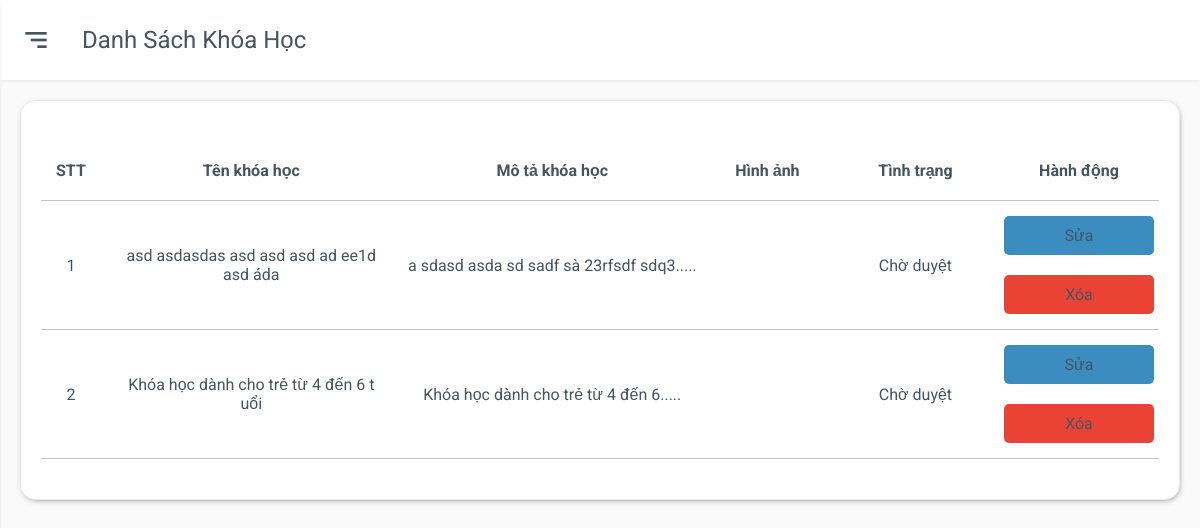
Page /admin/listcourse.php (signed in) on the earlier database version.
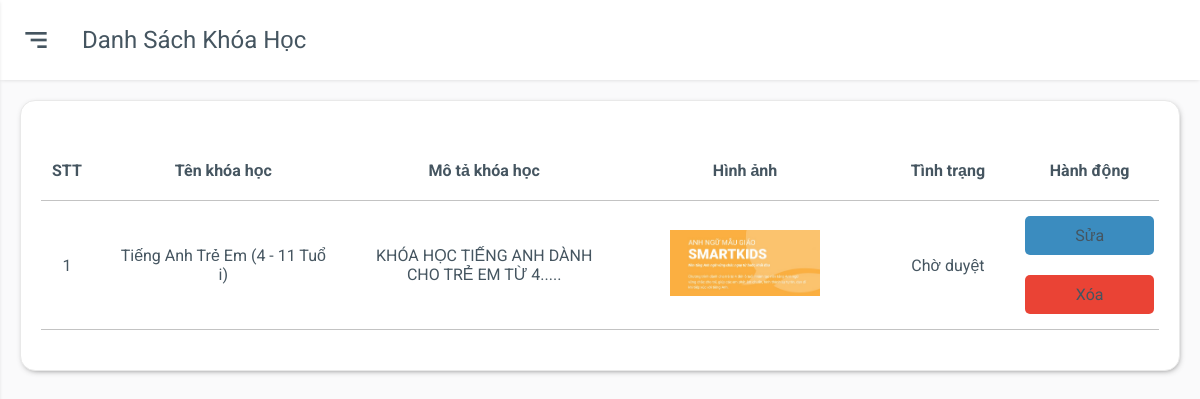
Same page on the later database version.
### tables this page shows
CREATE TABLE `tbl_courses` (
  `coursesId` int(11) NOT NULL,
  `coursesName` varchar(255) NOT NULL,
  `coursesDesc` varchar(255) NOT NULL,
  `coursesImage` varchar(255) NOT NULL,
  `coursesStatus` bit(1) NOT NULL
);

### lib/database.php (called while the page is built, shortened)
<?php
Class Database{
   public $host   = DB_HOST;
   public $user   = DB_USER;
   public $pass   = DB_PASS;
   public $dbname = DB_NAME;
   public $link;
private function connectDB(){
   $this->link = new mysqli($this->host, $this->user, $this->pass,$this->dbname);
  mysqli_set_charset($this->link,"utf8");
 }
public function select($query){
  $result = $this->link->query($query) or
   die($this->link->error.__LINE__);
  if($result->num_rows > 0){
    return $result;
  } else {
    return false;
  }
 }
}
?>

### classes/courses.php (called while the page is built, shortened)
<?php
    $filepath = realpath(dirname(__FILE__));
    include_once ($filepath.'/../lib/database.php');
    include_once ($filepath.'/../helpers/format.php');
?>
<?php
 class courses
 {
     private $db;
     public function __construct()
     {
        $this->db = new Database();
     }
     public function show_courses(){
         $query = "SELECT * FROM tbl_courses ORDER BY coursesID DESC" ;
         $result = $this->db->select($query);
         return $result;
     }
 }
?>

### helpers/format.php (called while the page is built, shortened)
<?php
class Format{
 public function textShorten($text, $limit = 400){
    $text = $text. " ";
    $text = substr($text, 0, $limit);
    $text = substr($text, 0, strrpos($text, ' '));
    $text = $text.".....";
    return $text;
 }
}
?>

### admin/listcourse.php (the view, shortened to what this page needs)
<?php
    $title = "Danh sách khóa học";
    include './inc/sidebar.php';
    include '../classes/courses.php';
    include_once '../helpers/format.php';
?>
<?php
    $courses = new courses();
    $fm = new Format();
?>
<div class="main">
    <div class="main-header">
        <div class="mobile-toggle" id="mobile-toggle">
            <i class='bx bx-menu-alt-right'></i>
        </div>
        <div class="main-title">
            <?php
            echo $title;
            ?>
        </div>
    </div>
    <div class="main-content">
        <div class="row">
            <div class="col-12">
                <div class="box">
                    <div class="box-body overflow-scroll">
                        <table>
                            <thead>
                                <tr class="box-item">
                                    <th>STT</th>
                                    <th>Tên khóa học</th>
                                    <th>Mô tả khóa học</th>
                                    <th>Hình ảnh</th>
                                    <th>Tình trạng</th>
                                    <th>Hành động</th>
                                </tr>
                            </thead>
                            <tbody>
                                <?php
                                    $show_courses = $courses->show_courses();
                                    if(isset($show_courses))
                                    {
                                        $i = 0;
                                        while($result = $show_courses->fetch_assoc()){
                                            $i++;
                                ?>
                                <tr class="box-item">
                                    <td>
                                        <?php echo $i?>
                                    </td>
                                    <td>
                                        <a href="editcourse.php?coursesId=<?php echo $result['coursesId']?>">
                                            <?php echo $result['coursesName']; ?>
                                        </a>
                                    </td>
                                    <td>
                                        <?php echo $fm->textShorten($result['coursesDesc'], 50); ?>
                                    </td>
                                    <td class="box-image">
                                        <img src="../uploads/<?php echo $result['coursesImage']; ?>" alt="">
                                    </td>
                                    <td>
                                        <?php
                                            if($result['coursesStatus'] == 0)
                                            {
                                                echo ' <div class="payment-status payment-pending">
                                                <div class="dot"></div>
                                                <span>Chờ duyệt</span>
                                            </div>';
                                            }
                                            else{
                                                echo ' <div class="payment-status payment-paid">
                                                <div class="dot"></div>
                                                <span>Thành công</span>
                                            </div>';
                                            }
                                        ?>
                                    </td>
                                    <td>
                                        <div class="action-box">
                                            <a href="editcourse.php?coursesId=<?php echo $result['coursesId']?>"
                                                class="action-box__edit">Sửa</a>
                                            <a href="listcourse.php?delid=<?php echo $result['coursesId']?>"
                                                class="action-box__remove">Xóa</a>
                                        </div>
                                    </td>
                                </tr>
                                <?php
                                        }
                                    }
                                    ?>
                            </tbody>
                        </table>
                    </div>
                </div>
            </div>
        </div>
    </div>
</div>
<?php
    include './inc/footer.php';
?>

### admin/inc/sidebar.php (shortened to what this page needs)
<!DOCTYPE html>
<html lang="en">
<head>
    <link href='https://unpkg.com/boxicons@2.0.7/css/boxicons.min.css' rel='stylesheet'>
    <link rel="stylesheet" href="./css/grid.css">
    <link rel="stylesheet" href="./css/app.css">
</head>
<body>

### admin/inc/footer.php (shortened to what this page needs)
</body>
</html>

### admin/css/grid.css (style rules this page uses)
.row { display: flex; flex-wrap: wrap; margin: 0 -15px; }
[class*="col-"] { padding: 0 15px; margin-bottom: 20px; }
.col-12 { width: 100%; }

### admin/css/app.css (style rules this page uses)
:root { --body-bg: #fafafb; --box-bg: #ffffff; --main-color: #0652dd; --text-color: #455560; --text-second-color: #72849ab3; --border-color: #e9e9e9; --menu-item-active-bg: rgba(62, 121, 247, 0.1); --black: #000; --box-border-radius: 15px; --sidebar-size: 260px; --sidebar-logo-img-size: 45px; --sidebar-logo-size: 80px; --profile-image-size: 45px; --main-header-height: 80px; --shadow: 0 1px 4px -1px rgb(0 0 0 / 15%); --darkmode-toggle-size: 20px; --while: #fff; }
* { padding: 0; margin: 0; box-sizing: border-box; }
body { font-family: "Roboto", sans-serif; background-color: var(--body-bg); color: var(--text-color); position: relative; }
a { text-decoration: none; color: unset; display: inline-block; }
.main { padding-left: var(--sidebar-size); }
.main-header { height: var(--main-header-height); display: flex; align-items: center; padding: 20px; background-color: var(--box-bg); box-shadow: var(--shadow); }
.mobile-toggle { display: none; }
.main-title { text-transform: capitalize; font-size: 1.5rem; }
.main-content { padding: 20px; }
.box { background-color: var(--box-bg); padding: 20px; border: 0.5px solid var(--border-color); border-radius: var(--box-border-radius); margin-bottom: 20px; box-shadow: 1px 2px 7px -4px #333; }
.box-item, .box-item-header { border-bottom: 1px solid rgba(51, 51, 51, 0.295); }
.box-item p, .box-item a { padding: 20px; word-break: break-all; }
.box-item { position: relative; }
.box-item::before { content: ""; width: 100%; height: 0; right: 0; background: transparent; top: 0; left: 0; position: absolute; }
.box-body { padding: 20px 0; width: 100%; display: block; }
table { width: 100%; min-width: 1000px; border-collapse: collapse; }
table thead tr { text-align: left; }
table th { text-align: center; }
table th, table td { padding: 20px 0; }
table td { padding: 5px; text-align: center; max-width: 150px; text-align: center; }
.box-image img { width: 150px; }
.overflow-scroll { overflow-y: auto; }
@media only screen and (max-width: 1280px) { .main { padding-left: 0; } }
@media only screen and (max-width: 1280px) { .mobile-toggle, .sidebar-close { display: grid; place-items: center; font-size: 2rem; margin-right: 30px; cursor: pointer; } }
.action-box { display: flex; flex-direction: column; align-items: center; justify-content: center; }
.action-box a { padding: 10px 20px; margin: 10px 0; width: 100%; border-radius: 5px; }
.action-box__edit { background-color: #3b8cbf; }
.action-box__remove { background-color: #ea4335; }

Differences in the rows shown:
removed tbl_courses: coursesName "asd asdasdas asd asd asd ad ee1dasd áda", coursesDesc "a sdasd asda sd sadf sà 23rfsdf sdq3.....", coursesStatus "Chờ duyệt"
removed tbl_courses: coursesName "Khóa học dành cho trẻ từ 4 đến 6 tuổi", coursesDesc "Khóa học dành cho trẻ từ 4 đến 6.....", coursesStatus "Chờ duyệt"
added tbl_courses: coursesName "Tiếng Anh Trẻ Em (4 - 11 Tuổi)", coursesDesc "KHÓA HỌC TIẾNG ANH DÀNH CHO TRẺ EM TỪ 4.....", coursesImage (picture), coursesStatus "Chờ duyệt"
